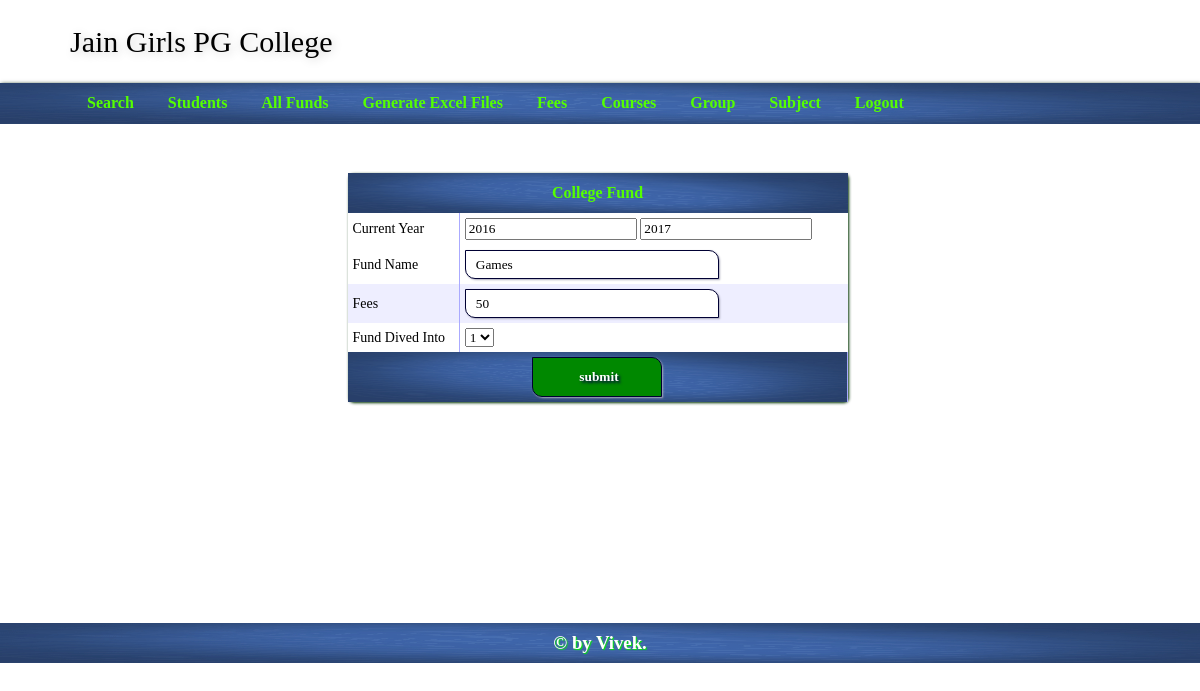
The page /index.php?mod=cfund&do=cfundedit&id=3 (signed in) on the database its author committed.
### tables this page shows
CREATE TABLE IF NOT EXISTS `collegefund` (
  `id` int(5) NOT NULL AUTO_INCREMENT,
  `fund` varchar(40) DEFAULT NULL,
  `fees` int(4) DEFAULT NULL,
  `year` varchar(10) DEFAULT NULL,
  `dived` enum('1','2') NOT NULL,
  PRIMARY KEY (`id`)
);

### index.php (called while the page is built, shortened)
<?php
	$theam="axixa";
	$mod="login";
	$do="login";
	include_once("header.php");
	if(isset($_SESSION['login_details']) || isset($_SESSION['login_check']))
	{
		if(isset($_GET['mod'])){
			$mod=$_GET['mod'];
			$do=$_GET['do'];
		}
	}
	include_once("module/$mod/$do.php");
	include_once("footer.php");
?>

### module/cfund/cfundedit.php (the view, shortened to what this page needs)
<?php
	if(isset($_GET['id'])){
		$id=$_GET['id'];
		$cfunddata=mysqli_fetch_assoc(mysqli_query($con,"select id,year,dived,fund,fees from collegefund where id=$id"));
	}
		?>
<form method="post">
<table cellspacing="0px" class="<?php echo $theam;?>_form">
<tr>
	<th colspan="2">College Fund</th>
</tr>
<tr>
	<td>Current Year</td>
	<td><input type="number" name="year[]" onChange="increase_year(this.value)" value="<?php if(isset($cfunddata['year']) && $cfunddata['year']){echo substr($cfunddata['year'],0,strpos($cfunddata['year'],'-'));}?>">
    <input type="number" id="year" value="<?php if(isset($cfunddata['year']) && $cfunddata['year']){echo substr($cfunddata['year'],strpos($cfunddata['year'],'-')+1);}?>" name="year[]"></td>
</tr>
<tr>
	<td>Fund Name</td>
    <td><input type="text" name="fund" value="<?php if(isset($cfunddata['fund']) && $cfunddata['fund']){echo $cfunddata['fund'];}?>"></td>
</tr>
<tr>
	<td>Fees</td>
    <td><input type="text" name="fees" value="<?php if(isset($cfunddata['fees']) && $cfunddata['fees']){echo $cfunddata['fees'];}?>"></td>
</tr>
<tr>
	<td>Fund Dived Into</td>
    <td>
    	<select name="dived">
    		<option <?php if(isset($cfunddata['dived']) && $cfunddata['dived']){ if($cfunddata['dived']=='1'){?> selected <?php }}?> value="1">1</option>
        </select>
    </td>
</tr>
<tr>
	<td colspan="2" align="center"><input type="submit" value="submit"></td>
</tr>
</table>
</form>

### css/axixa_style.css (style rules this page uses)
* { font-family:Verdana; }
body,nav,ul,li,h1,h3,h2 { margin:0; padding:0; }
input[type=text],input[type=password],input[type=submit],input[type=passowrd],input[type=email],textarea { border:1px solid #003; box-shadow:1px 1px 2px #aab; min-height:25px; border-radius:0 10px 0 10px; width:240px; padding-left:10px; }
input[type=submit] { width:130px; background-color:#080; height:40px; cursor:pointer; color:#fff; text-shadow:2px 2px 3px #004; font-weight:bold; }
#axixa_wrapper .axixa_list,#axixa_wrapper .axixa_form { margin:0 auto; box-shadow:1px 1px 3px #030; min-width:500px; background-color:#030; border-radius:5px; }
#axixa_wrapper .axixa_list tr:first-child,#axixa_wrapper .axixa_form tr:first-child,#axixa_wrapper .axixa_form tr:last-child { background-image:url(back.png); background-size:100% 100%; color:#5F0; height:40px; text-align:center; font-weight:bold; font-size:16px; }
#axixa_wrapper .axixa_list tr:nth-child(odd),#axixa_wrapper .axixa_form tr:nth-child(odd) { background-color:#eef; }
#axixa_wrapper .axixa_form tr>td:first-child { border-right:1px solid #aaf; }
#axixa_wrapper .axixa_form tr>td { padding:5px; }
#axixa_wrapper .axixa_list tr,#axixa_wrapper .axixa_form tr { background-color:#fff; min-height:40px; font-size:14px; }

### rows shown on the page
collegefund: year "2016", year "2017", fund "Games", fees "50", dived "1"
